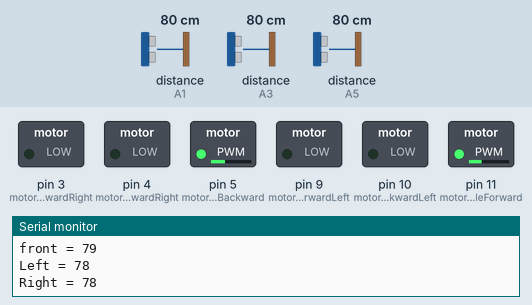
Simulated run of this sketch. Board: Arduino Uno, built with avr-gcc and run on an emulated ATmega328P. Shown: switched loads named in the sketch (green lamp = pin HIGH), the last lines printed to the serial monitor. Wiring (inferred from the names in the program): 3 × ultrasonic range finder: trigger A0, echo A1 / trigger A2, echo A3 / trigger A4, echo A5. Dashed ring = blinking. Inputs (shaded band) come from the test bench; at power-on: distance to the obstacle (sensors on A3, A1, A5) 80 cm. The echo pulse lasts 58.3 µs per cm; pins used as bus, display or sensor lines are not drawn.

Above: at 3.5 s.
3.6 s: distance to the obstacle (sensor on A3) set to 24 cm
7.2 s: distance to the obstacle (sensor on A3) set to 20 cm
At 8.4 s:
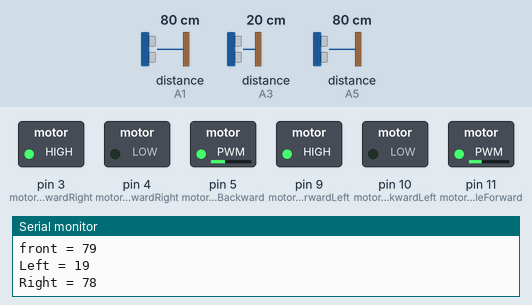
10.8 s: distance to the obstacle (sensor on A1) set to 24 cm
14.4 s: distance to the obstacle (sensor on A1) set to 19 cm
At 16.25 s:
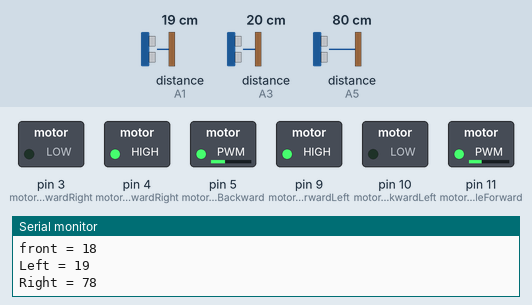
21.7 s: distance to the obstacle (sensor on A1) set to 35 cm
At 23.4 s:
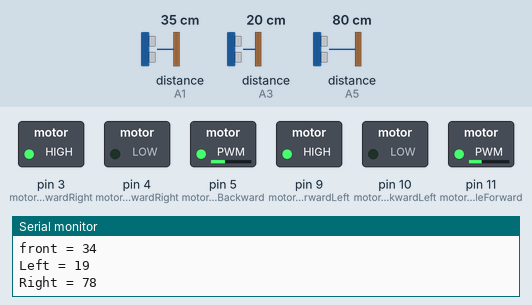
25.3 s: distance to the obstacle (sensor on A5) set to 13 cm
28.9 s: distance to the obstacle (sensor on A5) set to 10 cm
At 30.2 s:
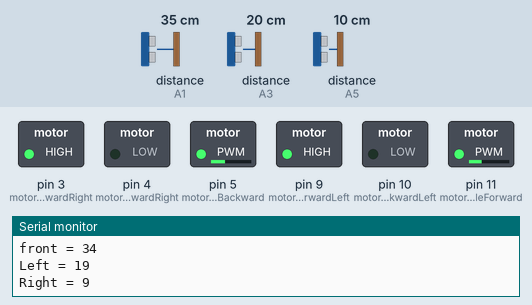
Timing chart, 0 to 34.1 s (numbered marks = the images above; inputs shaded):
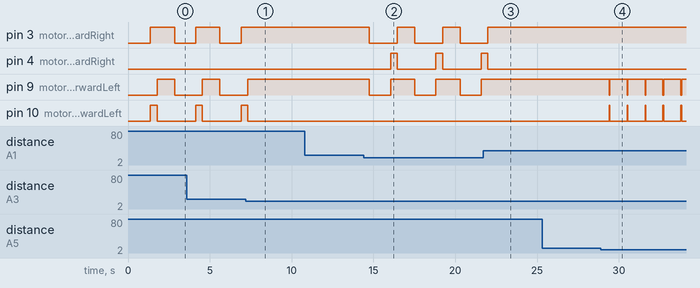

Measured:
- the behaviour switches between 22 and 21 cm on distance to the obstacle (sensor on A3) (found by bisection; images 0 and 1)
- the behaviour switches between 22 and 21 cm on distance to the obstacle (sensor on A1) (found by bisection; images 1 and 2)
- the behaviour switches between 12 and 11 cm on distance to the obstacle (sensor on A5) (found by bisection; images 3 and 4)
- after the input at 7.2 s, pin 3 (motorForwardRight): stays HIGH (without the input it goes to LOW after 1.2 s); pin 9 (motorForwardLeft): goes on until 7.3 s, then stays HIGH; pin 10 (motorBackwardLeft): goes on until 7.3 s, then stays LOW
- after the input at 14.4 s, pin 3 (motorForwardRight): alternates HIGH for 1.1 s and LOW for 1.7 s, starting after 0.35 s; pin 4 (motorBackwardRight): alternates HIGH for 0.41 s and LOW for 2.4 s, starting after 1.7 s; pin 9 (motorForwardLeft): alternates HIGH for 1.5 s and LOW for 1.3 s, starting after 0.35 s
- after the input at 21.7 s, pin 3 (motorForwardRight): goes on until 22.0 s, then stays HIGH; pin 4 (motorBackwardRight): goes on until 22.0 s, then stays LOW; pin 9 (motorForwardLeft): stays HIGH (without the input it goes to LOW after 1.4 s)
- after the input at 28.9 s, pin 9 (motorForwardLeft): alternates HIGH for 1.1 s and LOW for 0.04 s, starting after 0.50 s; pin 10 (motorBackwardLeft): alternates HIGH for 0.04 s and LOW for 1.1 s, starting after 0.50 s

The sketch:

robot.ino
```cpp
#include <Arduino.h>

// 0 - 13 Pines digitales

int motorForwardLeft = 9;
int motorBackwardLeft = 10;
int motorEnableForward = 11;

int motorForwardRight = 3;
int motorBackwardRight = 4;
int motorEnableBackward = 5;

// A0 - A5 Pines analogicos
int frontTrigger = A0;
int frontEcho = A1;

int leftTrigger = A2;
int leftEcho = A3;

int rightTrigger = A4;
int rightEcho = A5;

void setup(){
  setupForwardMotor();

  setupBackwardMotor();

  setupTriggers();
}

void loop(){
  Serial.begin(9600);
  long frontDistance, leftDistance, rightDistance;

  // Calcular distanciad

  // Distancia frontal - Conversión según sensor
  frontDistance = getDistance(frontTrigger, frontEcho);

  // Distancia izquierda - Conversión según sensor
  leftDistance = getDistance(leftTrigger, leftEcho);

  // Distancia derecha - Conversión según sensor
  rightDistance = getDistance(rightTrigger, rightEcho);

  // DEBUG
  Serial.print("front = ");
  Serial.println(frontDistance);
  Serial.print("Left = ");
  Serial.println(leftDistance);
  Serial.print("Right = ");
  Serial.println(rightDistance);
  delay(50);

  if (leftDistance > 20){
    Stop();
    delay(1000);
    left();
    delay(400);
    forward();
  } else if (frontDistance > 20){
    if (isBetween(leftDistance, 0, 10)){
      right();
      delay(30);
      forward();
    } else if (isBetween(rightDistance, 0, 10)){
      left();
      delay(30);
      forward();
    } else {
      forward();
    }
  } else if (rightDistance > 20) {
    Stop();
    delay(1000);
    right();
    delay(400);
    forward();
  } else {
    Stop();
    delay(1000);
    right();
    delay(800);
    forward();
  }
}

/*
------------------------------------------------ Setup ------------------------------------------------
*/

void setupForwardMotor(){
  pinMode(motorForwardLeft, OUTPUT);
  pinMode(motorForwardRight, OUTPUT);
  pinMode(motorEnableForward, OUTPUT);
  analogWrite(motorEnableForward, 80);
}

void setupBackwardMotor(){
  pinMode(motorBackwardLeft, OUTPUT);
  pinMode(motorBackwardRight, OUTPUT);
  pinMode(motorEnableBackward, OUTPUT);
  analogWrite(motorEnableBackward, 88);
}

void setupTriggers(){
  pinMode(frontTrigger, OUTPUT);
  pinMode(frontEcho, INPUT);

  pinMode(leftTrigger, OUTPUT);
  pinMode(leftEcho, INPUT);

  pinMode(rightTrigger, OUTPUT);
  pinMode(rightEcho, INPUT);
}

/*
------------------------------------------------ Movimiento ------------------------------------------------
*/

void forward(){
  digitalWrite(motorForwardLeft, 1);
  digitalWrite(motorBackwardLeft, 0);
  digitalWrite(motorForwardRight, 1);
  digitalWrite(motorBackwardRight, 0);
  delay(1000);
}

void right(){
  digitalWrite(motorForwardLeft, 1);
  digitalWrite(motorBackwardLeft, 0);
  digitalWrite(motorForwardRight, 0);
  digitalWrite(motorBackwardRight, 1);
  delay(10);
}

void left(){
  digitalWrite(motorForwardLeft, 0);
  digitalWrite(motorBackwardLeft, 1);
  digitalWrite(motorForwardRight, 1);
  digitalWrite(motorBackwardRight, 0);
  delay(10);
}

void Stop(){
  digitalWrite(motorForwardLeft, 0);
  digitalWrite(motorBackwardLeft, 0);
  digitalWrite(motorForwardRight, 0);
  digitalWrite(motorBackwardRight, 0);
  delay(300);
}

/*
------------------------------------------------ Distancia ------------------------------------------------
*/

long getDistance(int trigger, int echo){
  digitalWrite(trigger, LOW);
  delayMicroseconds(2);
  digitalWrite(trigger, HIGH);
  delayMicroseconds(10);
  digitalWrite(trigger, LOW);
  long duration = pulseIn(echo, HIGH);

  return duration * 0.034 / 2;
}

/*
--------------------------------------------- Funciones útiles ---------------------------------------------
*/

int isBetween(long value, long min, long max){
  return value >= min && value <= max;
}
```
